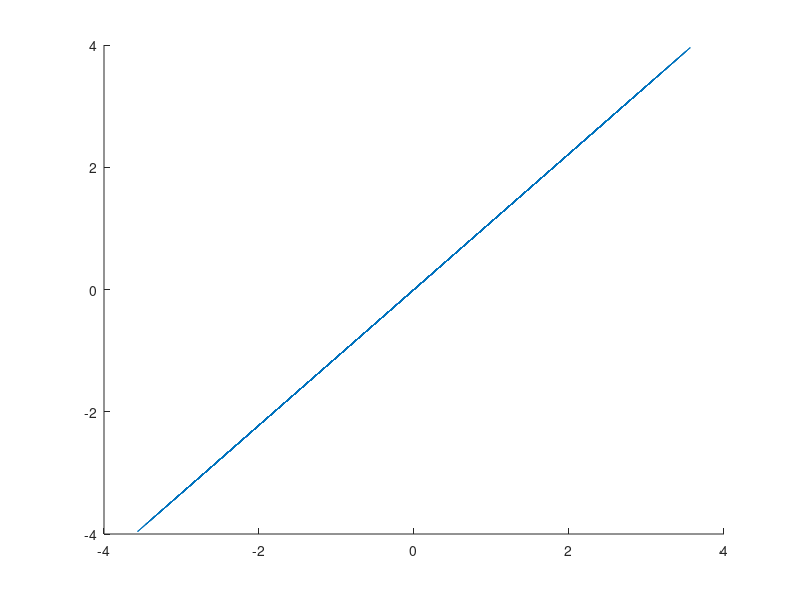

This figure's MATLAB source: (Note: this script raises an error after producing the figure.)
X = mvnrnd([0 0], [1.1 .5; .5 1.2],50000);
clf
%scatter(X(:,1),X(:,2))
[coeff,score,roots] = princomp(X);
pctExplained = roots' ./ sum(roots)
meanX = mean(X,1);
Xfit1 = score(:,1)*coeff(:,1)';
hold on
plot(Xfit1(:,1),Xfit1(:,2))
slope_pc=coeff(2,1)/coeff(1,1);
slope_ols=ols_line(X(:,1),X(:,2),1)

C=cov(X);
ang=.5*atan(2*C(1,2)/(C(1,1)-C(2,2)));

q=C(1,1)-C(2,2);
m=(-1/(2*C(1,2)))*(q-sqrt(q^2+4*C(1,2)^2))